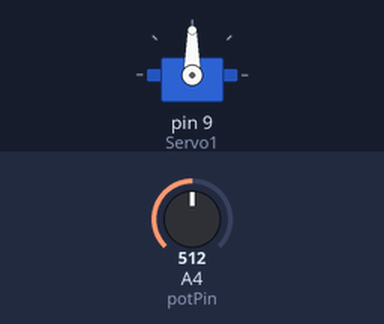
A sketch run on a simulated Arduino Uno, built with avr-gcc and run on an emulated ATmega328P. Shown: servo. The inputs (shaded band) are chosen by the test bench; at power-on: A4 (potPin) = 512.

Above: at 1.2 s.
1.3 s: A4 (potPin) set to 716
At 2.5 s:
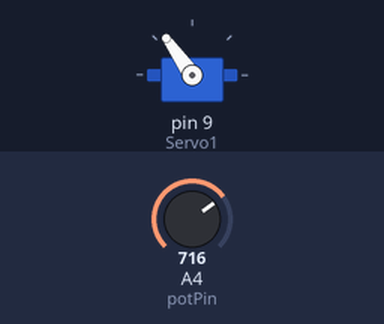
2.8 s: A4 (potPin) set to 900
At 3.6 s:
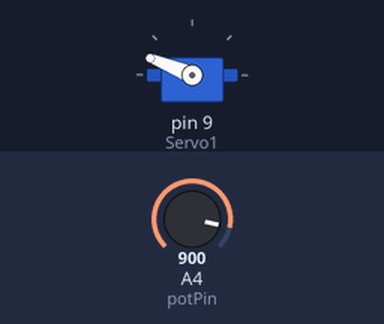
4.3 s: A4 (potPin) set to 1023
At 4.8 s:
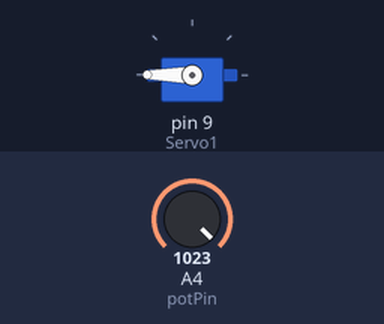
5.8 s: A4 (potPin) set to 306
At 7.0 s:
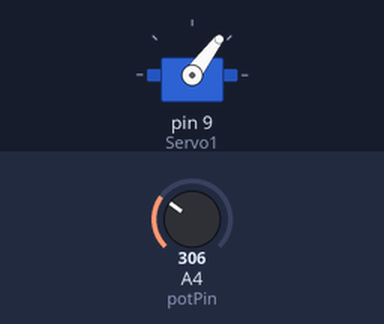
7.3 s: A4 (potPin) set to 122
At 8.2 s:
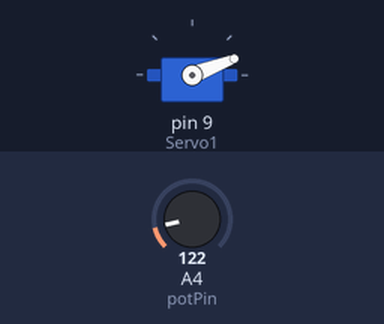
Timing chart, 0 to 9.8 s (numbered marks = the images above; inputs shaded):
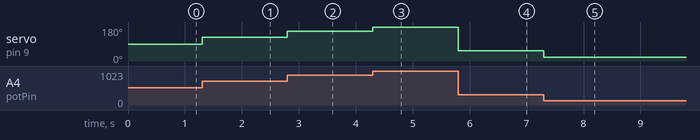

Measured:
- after the input at 1.3 s, servo on pin 9 (Servo1): 90° → 125° at once
- after the input at 2.8 s, servo on pin 9 (Servo1): 125° → 158° at once
- after the input at 4.3 s, servo on pin 9 (Servo1): 158° → 180° at once
- after the input at 5.8 s, servo on pin 9 (Servo1): 180° → 53° at once
- after the input at 7.3 s, servo on pin 9 (Servo1): 53° → 21° at once

The sketch:

servo.ino
```cpp
#include <Servo.h>

Servo Servo1;

int servoPin = 4;
int potPin = A4 ;


void setup() {
    Servo1.attach(9);
}


void loop() {
    int reading = analogRead(potPin);
    int angle = map(reading, 0, 1023, 0, 180);
    Servo1.write(angle);
}
```
